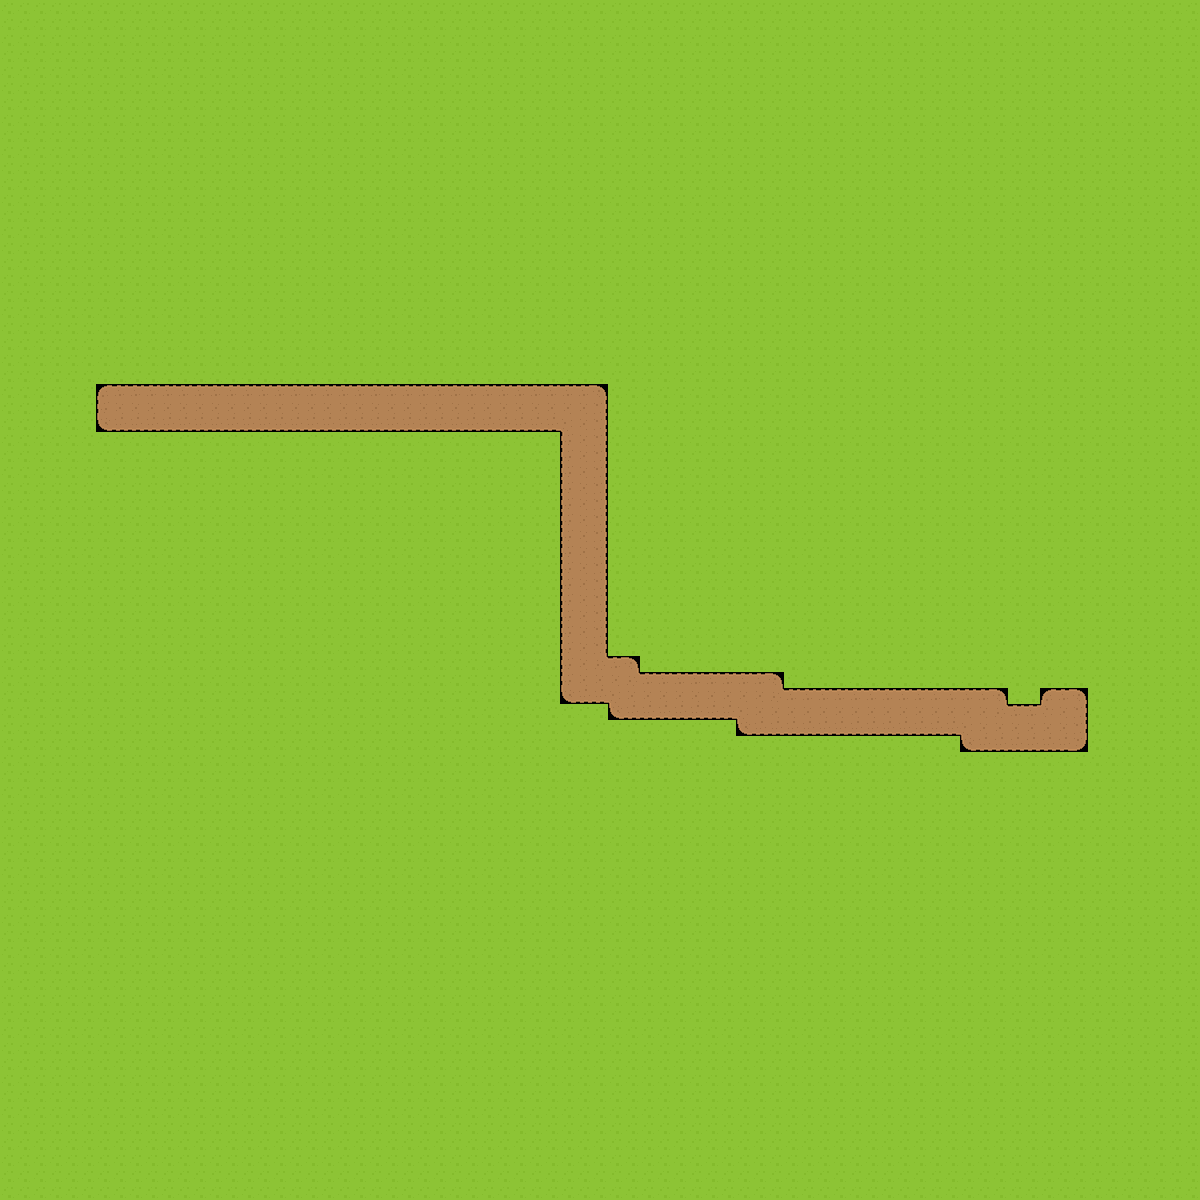

A 2D game scene composited from a Tiled map and its tileset images. What follows is a short description and the map's XML, with each tile layer's data collapsed to a summary:
An orthogonal 75x75 tile map with 16x16 px tiles, 1 tile layer (Tile Layer 1) and 13 objects.

<map version="1.0" tiledversion="1.1.4" orientation="orthogonal" renderorder="left-down" width="75" height="75" tilewidth="16" tileheight="16" infinite="0" nextobjectid="1">
 <tileset firstgid="1" name="roguelikeSheet_transparent" tilewidth="16" tileheight="16" spacing="1" tilecount="1767" columns="57">
  <image source="../Sprite/roguelikeSheet_transparent.png" width="968" height="526" />
  <terraintypes>
   <terrain name="Dirt" tile="578" />
  </terraintypes>
  <tile id="2">
   <objectgroup draworder="index">
    <object id="1" x="-0.181818" y="-0.454545" width="16.3636" height="16.6364" />
   </objectgroup>
  </tile>
  <tile id="3">
   <objectgroup draworder="index">
    <object id="1" x="-0.0909091" y="0" width="16.1818" height="16.0909" />
   </objectgroup>
  </tile>
  <tile id="4">
   <objectgroup draworder="index">
    <object id="1" x="-0.0909091" y="-0.181818" width="16.0909" height="16.0909" />
   </objectgroup>
  </tile>
  <tile id="59">
   <objectgroup draworder="index">
    <object id="1" x="-0.272727" y="0.0909091" width="16.3636" height="16.0909" />
   </objectgroup>
  </tile>
  <tile id="60">
   <objectgroup draworder="index">
    <object id="1" x="-0.272727" y="-0.636364" width="16.3636" height="16.6364" />
   </objectgroup>
  </tile>
  <tile id="61">
   <objectgroup draworder="index">
    <object id="1" x="0.0909091" y="0" width="15.9091" height="16.0909" />
   </objectgroup>
  </tile>
  <tile id="116">
   <objectgroup draworder="index">
    <object id="1" x="-0.0909091" y="-0.181818" width="16.1818" height="16.0909" />
   </objectgroup>
  </tile>
  <tile id="117">
   <objectgroup draworder="index">
    <object id="1" x="0" y="-0.181818" width="16.1818" height="16.3636" />
   </objectgroup>
  </tile>
  <tile id="118">
   <objectgroup draworder="index">
    <object id="1" x="-0.181818" y="-0.181818" width="16.2727" height="16.1818" />
   </objectgroup>
  </tile>
  <tile id="518" terrain="0,0,0," />
  <tile id="519" terrain="0,0,,0" />
  <tile id="520" terrain=",,,0" />
  <tile id="521" terrain=",,0,0" />
  <tile id="522" terrain=",,0," />
  <tile id="526">
   <objectgroup draworder="index">
    <object id="1" x="0.0909091" y="-0.0909091" width="15.9091" height="16.2727" />
   </objectgroup>
  </tile>
  <tile id="575" terrain="0,,0,0" />
  <tile id="576" terrain=",0,0,0" />
  <tile id="577" terrain=",0,,0" />
  <tile id="578" terrain="0,0,0,0" />
  <tile id="579" terrain="0,,0," />
  <tile id="634" terrain=",0,," />
  <tile id="635" terrain="0,0,," />
  <tile id="636" terrain="0,,," />
  <tile id="640">
   <objectgroup draworder="index">
    <object id="1" x="0" y="0.0909091" width="16" height="15.8182" />
    <object id="2" x="0.0909091" y="0.181818" width="15.9091" height="15.6364" />
   </objectgroup>
  </tile>
  <tile id="643">
   <objectgroup draworder="index">
    <object id="2" x="-0.181818" y="-0.181818" width="16.2727" height="16.4545" />
   </objectgroup>
  </tile>
 </tileset>
 <layer name="Tile Layer 1" width="75" height="75">
  <data>[5625 cells, 5625 non-empty, 13 distinct tile ids]</data>
 </layer>
</map>
